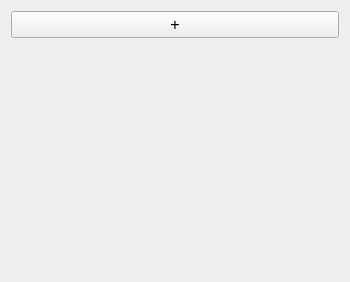
<?xml version="1.0" encoding="UTF-8"?>
<ui version="4.0">
 <class>FormFormatSettings</class>
 <widget class="QWidget" name="FormFormatSettings">
  <property name="geometry">
   <rect>
    <x>0</x>
    <y>0</y>
    <width>350</width>
    <height>282</height>
   </rect>
  </property>
  <property name="windowTitle">
   <string>Form</string>
  </property>
  <layout class="QVBoxLayout" name="vLayout">
   <item>
    <widget class="QPushButton" name="pushButton">
     <property name="font">
      <font>
       <pointsize>12</pointsize>
      </font>
     </property>
     <property name="text">
      <string>+</string>
     </property>
    </widget>
   </item>
   <item>
    <spacer name="verticalSpacer">
     <property name="orientation">
      <enum>Qt::Vertical</enum>
     </property>
     <property name="sizeHint" stdset="0">
      <size>
       <width>20</width>
       <height>40</height>
      </size>
     </property>
    </spacer>
   </item>
  </layout>
 </widget>
 <resources/>
 <connections>
  <connection>
   <sender>pushButton</sender>
   <signal>clicked()</signal>
   <receiver>FormFormatSettings</receiver>
   <slot>createNewSetting()</slot>
   <hints>
    <hint type="sourcelabel">
     <x>160</x>
     <y>32</y>
    </hint>
    <hint type="destinationlabel">
     <x>156</x>
     <y>193</y>
    </hint>
   </hints>
  </connection>
 </connections>
 <slots>
  <slot>createNewSetting()</slot>
 </slots>
</ui>
